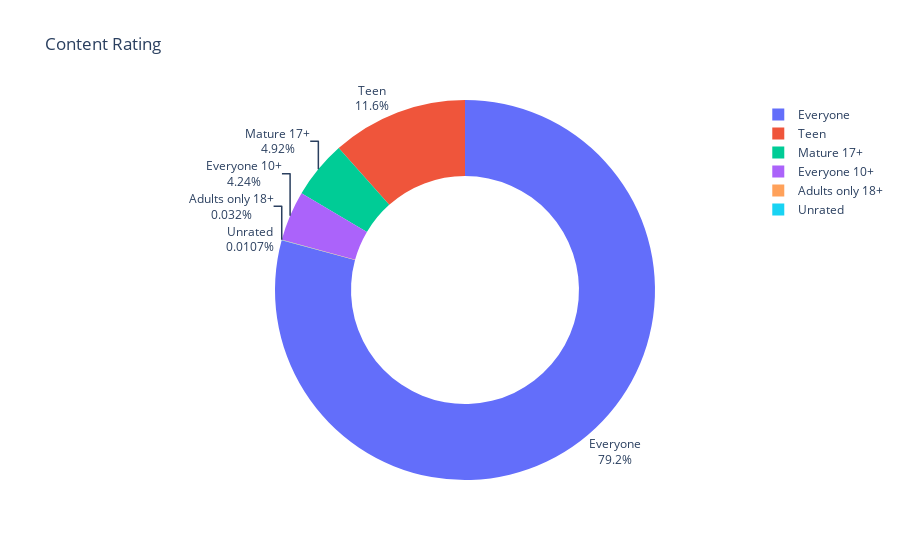

Notebook source saved alongside this figure:
### Code cell
fig = px.pie(
    values=ratings.values, 
    names=ratings.index,
    title="Content Rating",
    labels=ratings.index,
    hole=0.6
    )
fig.update_traces(textposition="outside", textinfo="percent+label")
fig.show()

### Figure 1 — Plotly figure (JSON) as saved in the notebook; plotly's stock layout.template omitted (floating-point values rounded to 4 significant figures)
{"data": [{"domain": {"x": [0, 1], "y": [0, 1]}, "hole": 0.6, "hovertemplate": "label=%{label}<br>value=%{value}<extra></extra>", "labels": ["Everyone", "Teen", "Mature 17+", "Everyone 10+", "Adults only 18+", "Unrated"], "legendgroup": "", "name": "", "showlegend": true, "textinfo": "percent+label", "textposition": "outside", "type": "pie", "values": [7421, 1084, 461, 397, 3, 1]}], "layout": {"legend": {"tracegroupgap": 0}, "title": {"text": "Content Rating"}}}
